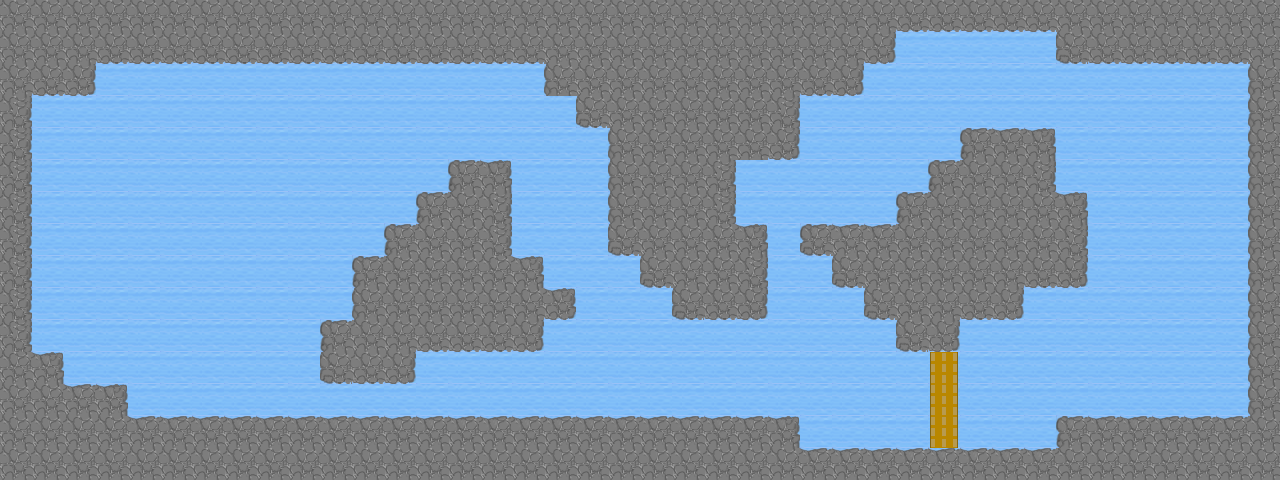

Below is a game level as drawn by its tile map, then a one-line description and the .tmx that defines it (tile-layer data replaced by summaries):
An orthogonal 40x15 tile map with 32x32 px tiles, 3 tile layers (Water, Environment, Environment2) and 44 objects (4x debris, victoryZone, sinkableWall, special, battleBoat, ...).

<map version="1.0" orientation="orthogonal" renderorder="right-down" width="40" height="15" tilewidth="32" tileheight="32" nextobjectid="97">
 <properties>
  <property name="levelTitle" value="Level 1" />
  <property name="nextLevel" value="level2" />
 </properties>
 <tileset firstgid="1" source="environment.tsx" />
 <layer name="Water" width="40" height="15">
  <data>[600 cells, 600 non-empty, 1 distinct tile ids]</data>
 </layer>
 <layer name="Environment" width="40" height="15">
  <data>[600 cells, 287 non-empty, 11 distinct tile ids]</data>
 </layer>
 <layer name="Environment2" width="40" height="15">
  <data>[600 cells, 3 non-empty, 1 distinct tile ids]</data>
 </layer>
 <objectgroup color="#ff0000" name="EnvironmentObjects" opacity="0.9">
  <object id="48" name="debris" x="544" y="352" width="32" height="32">
   <properties>
    <property name="connected_wall_id" value="1" />
   </properties>
  </object>
  <object id="49" name="victoryZone" x="128" y="160" width="128" height="64" />
  <object id="51" name="debris" x="512" y="384" width="32" height="32">
   <properties>
    <property name="connected_wall_id" value="1" />
   </properties>
  </object>
  <object id="52" name="debris" x="576" y="384" width="32" height="32">
   <properties>
    <property name="connected_wall_id" value="1" />
   </properties>
  </object>
  <object id="54" name="sinkableWall" x="512" y="192" width="96" height="32">
   <properties>
    <property name="image" value="canalHorz" />
    <property name="wall_id" value="2" />
   </properties>
  </object>
  <object id="55" name="debris" x="768" y="224" width="32" height="32">
   <properties>
    <property name="connected_wall_id" value="1" />
   </properties>
  </object>
  <object id="92" name="special" x="1216" y="384" width="16" height="16">
   <properties>
    <property name="connected_wall_id" value="1" />
    <property name="image" value="special_token" />
   </properties>
  </object>
 </objectgroup>
 <objectgroup color="#55ff00" name="Entities">
  <object id="93" name="battleBoat" x="128" y="256" width="62" height="62">
   <ellipse />
  </object>
  <object id="95" name="tugBoat" x="224" y="288" width="30" height="30">
   <ellipse />
  </object>
  <object id="96" name="victimBoat" x="1120" y="128" width="30" height="30">
   <ellipse />
  </object>
 </objectgroup>
 <objectgroup name="collisionLayer">
  <object id="56" x="0" y="0" width="1280" height="32" />
  <object id="57" x="0" y="32" width="96" height="64" />
  <object id="58" x="96" y="32" width="800" height="32" />
  <object id="60" x="544" y="64" width="320" height="32" />
  <object id="61" x="576" y="96" width="224" height="32" />
  <object id="62" x="608" y="128" width="192" height="32" />
  <object id="63" x="608" y="160" width="128" height="64" />
  <object id="64" x="608" y="224" width="160" height="32" />
  <object id="65" x="640" y="256" width="128" height="32" />
  <object id="66" x="672" y="288" width="96" height="32" />
  <object id="67" x="0" y="96" width="32" height="256" />
  <object id="68" x="0" y="352" width="64" height="128" />
  <object id="69" x="64" y="384" width="64" height="96" />
  <object id="70" x="128" y="416" width="672" height="64" />
  <object id="71" x="800" y="448" width="480" height="32" />
  <object id="72" x="1056" y="416" width="192" height="32" />
  <object id="73" x="1248" y="32" width="32" height="416" />
  <object id="74" x="1056" y="32" width="192" height="32" />
  <object id="75" x="960" y="128" width="96" height="160" />
  <object id="76" x="1056" y="192" width="32" height="96" />
  <object id="77" x="928" y="160" width="32" height="128" />
  <object id="78" x="864" y="288" width="160" height="32" />
  <object id="79" x="896" y="320" width="64" height="32" />
  <object id="80" x="928" y="352" width="32" height="96" />
  <object id="81" x="896" y="192" width="32" height="96" />
  <object id="82" x="800" y="224" width="96" height="32" />
  <object id="83" x="832" y="256" width="64" height="32" />
  <object id="84" x="448" y="160" width="64" height="32" />
  <object id="85" x="416" y="192" width="96" height="32" />
  <object id="86" x="384" y="224" width="128" height="32" />
  <object id="87" x="352" y="256" width="192" height="32" />
  <object id="88" x="352" y="288" width="224" height="32" />
  <object id="89" x="320" y="320" width="224" height="32" />
  <object id="90" x="320" y="352" width="96" height="32" />
 </objectgroup>
</map>